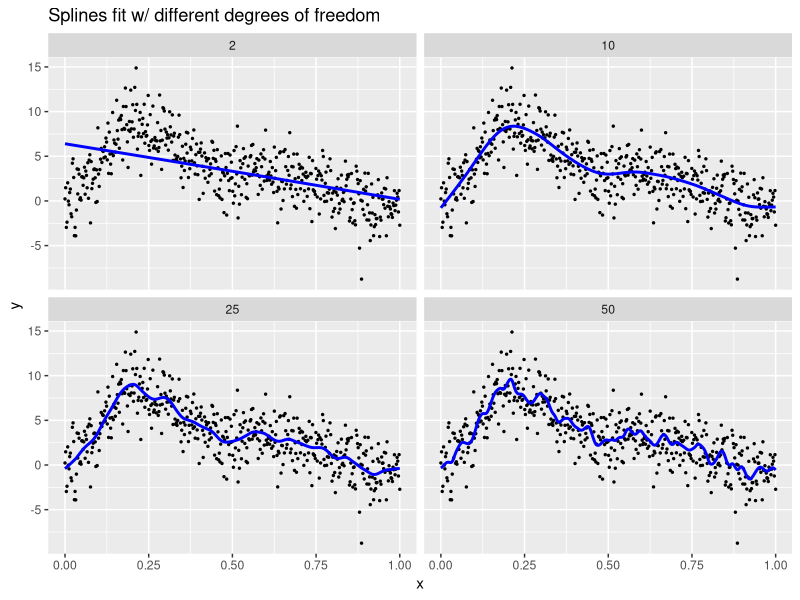
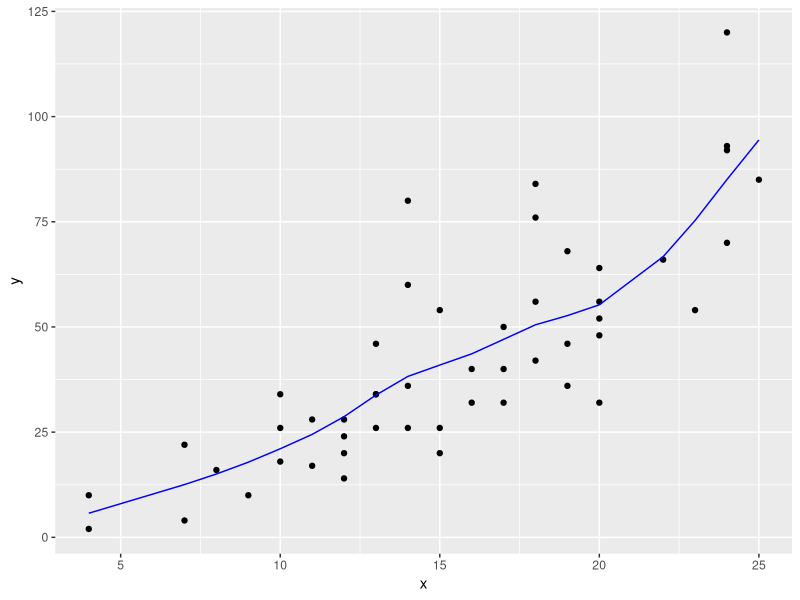
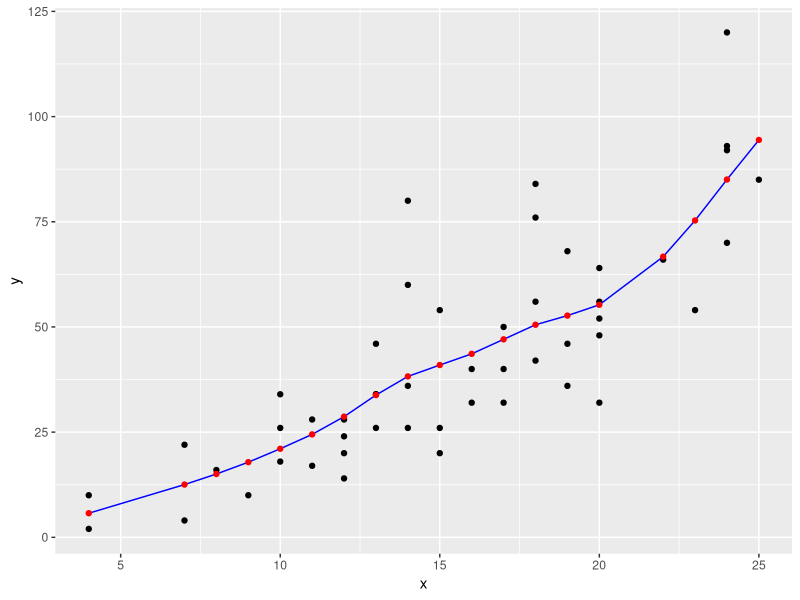

These charts were generated, in order, by the following R code:
## ---- chunk 1
knitr::opts_chunk$set(echo = TRUE, message=FALSE, warning = FALSE)
library(tidyverse)
library(broom)
library(knitr)
library(modelr)
library(lubridate)
library(forcats)
## ---- chunk 2
# From https://gist.github.com/rudeboybert/752f7aa1e42faa2174822dd29bfaf959
df_values <- c(2, 10, 25, 50)
f <- function(x){
  f_x <- 0.2*x^11*(10*(1-x))^6+10*(10*x)^3*(1-x)^10
  return(f_x)
}
values <- data_frame(
  x = seq(from=0, to=1, length=500),
  f_x = f(x),
  epsilon = rnorm(500, 0, sd = 2),
  y = f_x + epsilon
)
overall <- NULL
for(df in df_values){
  overall <- smooth.spline(values$x, values$y, df=df) %>%
    augment() %>%
    mutate(df=df) %>%
    bind_rows(overall)
}
overall <- overall %>% 
  as_tibble()
multiple_df <- overall %>% 
  ggplot(aes(x=x)) +
  geom_point(aes(y=y), size=0.5) +
  geom_line(aes(y=.fitted), col="blue", size=1) +
  facet_wrap(~df, nrow=2) +
  labs(title="Splines fit w/ different degrees of freedom")
multiple_df
## ---- chunk 3
overall %>% 
  group_by(df) %>% 
  summarise(RMSE = sqrt(mean(.resid^2))) %>% 
  knitr::kable(digits=3)
## ---- chunk 4
library(tidyverse)
library(broom)
data(cars)
splines_model <- smooth.spline(x=cars$speed, y=cars$dist, df = 6)
splines_model_tidy <- splines_model %>% 
  broom::augment() 
plot <- ggplot(splines_model_tidy, aes(x=x)) +
  geom_point(aes(y=y)) +
  geom_line(aes(y=.fitted), col="blue")
plot
new_speeds <- c(24.6, 26.4, 23.4, 16.8, 15.8, 5.4, 14.8, 8.2, 1, 18.8, 25, 28, 19.6, 11.2, 21.8, 26.2, 20.6, 0, 14.4, 8.8)
# What do you think output is?
output <- predict(splines_model, new_data = new_speeds) %>% 
  tibble::as.tibble()
head(output)
plot +
  geom_point(data=output, aes(x=x, y=y), col="red")
